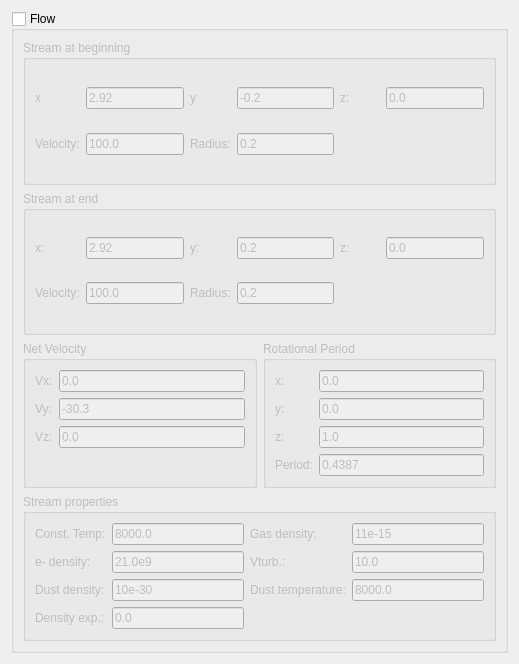
          <widget class="QWidget" name="scrollContentsFlow">
           <property name="geometry">
            <rect>
             <x>0</x>
             <y>-249</y>
             <width>519</width>
             <height>664</height>
            </rect>
           </property>
           <layout class="QVBoxLayout" name="verticalLayout_31">
            <item>
             <widget class="QGroupBox" name="groupFlow">
              <property name="toolTip">
               <string>&lt;html&gt;&lt;head/&gt;&lt;body&gt;&lt;p&gt;It is identical to the stream but lower priority&lt;/p&gt;&lt;/body&gt;&lt;/html&gt;</string>
              </property>
              <property name="title">
               <string>Flow</string>
              </property>
              <property name="checkable">
               <bool>true</bool>
              </property>
              <property name="checked">
               <bool>false</bool>
              </property>
              <layout class="QVBoxLayout" name="verticalLayout_30">
               <item>
                <widget class="QGroupBox" name="groupFlowstart">
                 <property name="title">
                  <string>Stream at beginning</string>
                 </property>
                 <layout class="QGridLayout" name="gridLayout_20">
                  <item row="1" column="2">
                   <widget class="QLabel" name="labelr1fw">
                    <property name="toolTip">
                     <string>&lt;html&gt;&lt;head/&gt;&lt;body&gt;&lt;p&gt;r1fw: Radius of the stream at the beginning [R_sol].&lt;/p&gt;&lt;/body&gt;&lt;/html&gt;</string>
                    </property>
                    <property name="text">
                     <string>Radius:</string>
                    </property>
                   </widget>
                  </item>
                  <item row="0" column="3">
                   <widget class="QLineEdit" name="texty1fw">
                    <property name="text">
                     <string>-0.2</string>
                    </property>
                   </widget>
                  </item>
                  <item row="0" column="0">
                   <widget class="QLabel" name="labelx1fw">
                    <property name="toolTip">
                     <string>&lt;html&gt;&lt;head/&gt;&lt;body&gt;&lt;p&gt;x1fw: Position of the beginning of the stream [R_sol].&lt;/p&gt;&lt;/body&gt;&lt;/html&gt;</string>
                    </property>
                    <property name="text">
                     <string>x</string>
                    </property>
                   </widget>
                  </item>
                  <item row="1" column="1">
                   <widget class="QLineEdit" name="textv1fw">
                    <property name="text">
                     <string>100.0</string>
                    </property>
                   </widget>
                  </item>
                  <item row="1" column="0">
                   <widget class="QLabel" name="labelv1fw">
                    <property name="toolTip">
                     <string>&lt;html&gt;&lt;head/&gt;&lt;body&gt;&lt;p&gt;v1fw: Stream velocity at the beginnig of stream [km/s].&lt;/p&gt;&lt;/body&gt;&lt;/html&gt;</string>
                    </property>
                    <property name="text">
                     <string>Velocity:</string>
                    </property>
                   </widget>
                  </item>
                  <item row="0" column="2">
                   <widget class="QLabel" name="labely1fw">
                    <property name="toolTip">
                     <string>&lt;html&gt;&lt;head/&gt;&lt;body&gt;&lt;p&gt;y1fw: Position of the beginning of the stream [R_sol].&lt;/p&gt;&lt;/body&gt;&lt;/html&gt;</string>
                    </property>
                    <property name="text">
                     <string>y</string>
                    </property>
                   </widget>
                  </item>
                  <item row="1" column="3">
                   <widget class="QLineEdit" name="textr1fw">
                    <property name="text">
                     <string>0.2</string>
                    </property>
                   </widget>
                  </item>
                  <item row="0" column="4">
                   <widget class="QLabel" name="labelz1fw">
                    <property name="toolTip">
                     <string>&lt;html&gt;&lt;head/&gt;&lt;body&gt;&lt;p&gt;z1fw: Position of the beginning of the stream [R_sol].&lt;/p&gt;&lt;/body&gt;&lt;/html&gt;</string>
                    </property>
                    <property name="text">
                     <string>z:</string>
                    </property>
                   </widget>
                  </item>
                  <item row="0" column="6">
                   <widget class="QLineEdit" name="textz1fw">
                    <property name="text">
                     <string>0.0</string>
                    </property>
                   </widget>
                  </item>
                  <item row="0" column="1">
                   <widget class="QLineEdit" name="textx1fw">
                    <property name="text">
                     <string>2.92</string>
                    </property>
                   </widget>
                  </item>
                  <item row="0" column="5">
                   <spacer name="horizontalSpacerz1sm_2">
                    <property name="orientation">
                     <enum>Qt::Horizontal</enum>
                    </property>
                    <property name="sizeHint" stdset="0">
                     <size>
                      <width>40</width>
                      <height>20</height>
                     </size>
                    </property>
                   </spacer>
                  </item>
                 </layout>
                </widget>
               </item>
               <item>
                <widget class="QGroupBox" name="groupFlowend">
                 <property name="title">
                  <string>Stream at end</string>
                 </property>
                 <layout class="QGridLayout" name="gridLayout_21">
                  <item row="0" column="0">
                   <widget class="QLabel" name="labelx2fw">
                    <property name="toolTip">
                     <string>&lt;html&gt;&lt;head/&gt;&lt;body&gt;&lt;p&gt;x2fw:  Position of the beginning of the stream [R_sol].&lt;/p&gt;&lt;/body&gt;&lt;/html&gt;</string>
                    </property>
                    <property name="text">
                     <string>x:</string>
                    </property>
                   </widget>
                  </item>
                  <item row="1" column="0">
                   <widget class="QLabel" name="labelv2fw">
                    <property name="toolTip">
                     <string>&lt;html&gt;&lt;head/&gt;&lt;body&gt;&lt;p&gt;v2fw: Stream velocity at the beginnig of stream [km/s].&lt;/p&gt;&lt;/body&gt;&lt;/html&gt;</string>
                    </property>
                    <property name="text">
                     <string>Velocity:</string>
                    </property>
                   </widget>
                  </item>
                  <item row="0" column="1">
                   <widget class="QLineEdit" name="textx2fw">
                    <property name="text">
                     <string>2.92</string>
                    </property>
                   </widget>
                  </item>
                  <item row="0" column="2">
                   <widget class="QLabel" name="labely2fw">
                    <property name="toolTip">
                     <string>&lt;html&gt;&lt;head/&gt;&lt;body&gt;&lt;p&gt;y2fw:  Position of the beginning of the stream [R_sol].&lt;/p&gt;&lt;/body&gt;&lt;/html&gt;</string>
                    </property>
                    <property name="text">
                     <string>y:</string>
                    </property>
                   </widget>
                  </item>
                  <item row="0" column="6">
                   <widget class="QLineEdit" name="textz2fw">
                    <property name="text">
                     <string>0.0</string>
                    </property>
                   </widget>
                  </item>
                  <item row="1" column="1">
                   <widget class="QLineEdit" name="textv2fw">
                    <property name="text">
                     <string>100.0</string>
                    </property>
                   </widget>
                  </item>
                  <item row="1" column="2">
                   <widget class="QLabel" name="labelr2fw">
                    <property name="toolTip">
                     <string>&lt;html&gt;&lt;head/&gt;&lt;body&gt;&lt;p&gt;r1fw: Radius of the stream at the beginning [R_sol].&lt;/p&gt;&lt;/body&gt;&lt;/html&gt;</string>
                    </property>
                    <property name="text">
                     <string>Radius:</string>
                    </property>
                   </widget>
                  </item>
                  <item row="0" column="3">
                   <widget class="QLineEdit" name="texty2fw">
                    <property name="text">
                     <string>0.2</string>
                    </property>
                   </widget>
                  </item>
                  <item row="1" column="3">
                   <widget class="QLineEdit" name="textr2fw">
                    <property name="text">
                     <string>0.2</string>
                    </property>
                   </widget>
                  </item>
                  <item row="0" column="4">
                   <widget class="QLabel" name="labelz2fw">
                    <property name="toolTip">
                     <string>&lt;html&gt;&lt;head/&gt;&lt;body&gt;&lt;p&gt;z1fw:  Position of the beginning of the stream [R_sol].&lt;/p&gt;&lt;/body&gt;&lt;/html&gt;</string>
                    </property>
                    <property name="text">
                     <string>z:</string>
                    </property>
                   </widget>
                  </item>
                  <item row="0" column="5">
                   <spacer name="horizontalSpacerz2sm_2">
                    <property name="orientation">
                     <enum>Qt::Horizontal</enum>
                    </property>
                    <property name="sizeHint" stdset="0">
                     <size>
                      <width>40</width>
                      <height>20</height>
                     </size>
                    </property>
                   </spacer>
                  </item>
                 </layout>
                </widget>
               </item>
               <item>
                <layout class="QHBoxLayout" name="horizontalLayout_16">
                 <item>
                  <widget class="QGroupBox" name="groupnetvelfw">
                   <property name="toolTip">
                    <string>&lt;html&gt;&lt;head/&gt;&lt;body&gt;&lt;p&gt;Net velocity [km/s] you can use it also to mimic orbital drag or if the center of rotation is not at the center of coordinates.&lt;/p&gt;&lt;/body&gt;&lt;/html&gt;</string>
                   </property>
                   <property name="title">
                    <string>Net Velocity</string>
                   </property>
                   <layout class="QFormLayout" name="formLayout_23">
                    <item row="0" column="0">
                     <widget class="QLabel" name="labelvxfw">
                      <property name="toolTip">
                       <string>&lt;html&gt;&lt;head/&gt;&lt;body&gt;&lt;p&gt;vxfw&lt;/p&gt;&lt;/body&gt;&lt;/html&gt;</string>
                      </property>
                      <property name="text">
                       <string>Vx:</string>
                      </property>
                     </widget>
                    </item>
                    <item row="0" column="1">
                     <widget class="QLineEdit" name="textvxfw">
                      <property name="text">
                       <string>0.0</string>
                      </property>
                     </widget>
                    </item>
                    <item row="2" column="1">
                     <widget class="QLineEdit" name="textvyfw">
                      <property name="text">
                       <string>-30.3</string>
                      </property>
                     </widget>
                    </item>
                    <item row="4" column="1">
                     <widget class="QLineEdit" name="textvzfw">
                      <property name="text">
                       <string>0.0</string>
                      </property>
                     </widget>
                    </item>
                    <item row="2" column="0">
                     <widget class="QLabel" name="labelvyfw">
                      <property name="toolTip">
                       <string>&lt;html&gt;&lt;head/&gt;&lt;body&gt;&lt;p&gt;vyfw&lt;/p&gt;&lt;/body&gt;&lt;/html&gt;</string>
                      </property>
                      <property name="text">
                       <string>Vy:</string>
                      </property>
                     </widget>
                    </item>
                    <item row="4" column="0">
                     <widget class="QLabel" name="labelvzfw">
                      <property name="toolTip">
                       <string>&lt;html&gt;&lt;head/&gt;&lt;body&gt;&lt;p&gt;vzfw&lt;/p&gt;&lt;/body&gt;&lt;/html&gt;</string>
                      </property>
                      <property name="text">
                       <string>Vz:</string>
                      </property>
                     </widget>
                    </item>
                   </layout>
                  </widget>
                 </item>
                 <item>
                  <widget class="QGroupBox" name="groupRotfw">
                   <property name="toolTip">
                    <string>&lt;html&gt;&lt;head/&gt;&lt;body&gt;&lt;p&gt;Rotational vector of stream.&lt;/p&gt;&lt;/body&gt;&lt;/html&gt;</string>
                   </property>
                   <property name="title">
                    <string>Rotational Period</string>
                   </property>
                   <layout class="QFormLayout" name="formLayout_24">
                    <item row="0" column="0">
                     <widget class="QLabel" name="labelxfw">
                      <property name="toolTip">
                       <string>&lt;html&gt;&lt;head/&gt;&lt;body&gt;&lt;p&gt;xfw&lt;/p&gt;&lt;/body&gt;&lt;/html&gt;</string>
                      </property>
                      <property name="text">
                       <string>x:</string>
                      </property>
                     </widget>
                    </item>
                    <item row="0" column="1">
                     <widget class="QLineEdit" name="textxfw">
                      <property name="text">
                       <string>0.0</string>
                      </property>
                     </widget>
                    </item>
                    <item row="2" column="0">
                     <widget class="QLabel" name="labelyfw">
                      <property name="toolTip">
                       <string>&lt;html&gt;&lt;head/&gt;&lt;body&gt;&lt;p&gt;yfw&lt;/p&gt;&lt;/body&gt;&lt;/html&gt;</string>
                      </property>
                      <property name="text">
                       <string>y:</string>
                      </property>
                     </widget>
                    </item>
                    <item row="2" column="1">
                     <widget class="QLineEdit" name="textyfw">
                      <property name="text">
                       <string>0.0</string>
                      </property>
                     </widget>
                    </item>
                    <item row="4" column="0">
                     <widget class="QLabel" name="labelzfw">
                      <property name="toolTip">
                       <string>&lt;html&gt;&lt;head/&gt;&lt;body&gt;&lt;p&gt;zfw&lt;/p&gt;&lt;/body&gt;&lt;/html&gt;</string>
                      </property>
                      <property name="text">
                       <string>z:</string>
                      </property>
                     </widget>
                    </item>
                    <item row="4" column="1">
                     <widget class="QLineEdit" name="textzfw">
                      <property name="text">
                       <string>1.0</string>
                      </property>
                     </widget>
                    </item>
                    <item row="7" column="1">
                     <widget class="QLineEdit" name="textpfw">
                      <property name="text">
                       <string>0.4387</string>
                      </property>
                     </widget>
                    </item>
                    <item row="7" column="0">
                     <widget class="QLabel" name="labelpfw">
                      <property name="toolTip">
                       <string>&lt;html&gt;&lt;head/&gt;&lt;body&gt;&lt;p&gt;pfw: Rotational period of stream in days.&lt;/p&gt;&lt;/body&gt;&lt;/html&gt;</string>
                      </property>
                      <property name="text">
                       <string>Period:</string>
                      </property>
                     </widget>
                    </item>
                   </layout>
                  </widget>
                 </item>
                </layout>
               </item>
               <item>
                <widget class="QGroupBox" name="groupFlowProp">
                 <property name="toolTip">
                  <string>&lt;html&gt;&lt;head/&gt;&lt;body&gt;&lt;p&gt;Temperature and density of the flow.&lt;/p&gt;&lt;/body&gt;&lt;/html&gt;</string>
                 </property>
                 <property name="title">
                  <string>Stream properties</string>
                 </property>
                 <layout class="QGridLayout" name="gridLayout_22">
                  <item row="1" column="3">
                   <widget class="QLineEdit" name="textvtrbfw">
                    <property name="text">
                     <string>10.0</string>
                    </property>
                   </widget>
                  </item>
                  <item row="0" column="3">
                   <widget class="QLineEdit" name="textdensfw">
                    <property name="text">
                     <string>11e-15</string>
                    </property>
                   </widget>
                  </item>
                  <item row="0" column="0">
                   <widget class="QLabel" name="labeltempfw">
                    <property name="toolTip">
                     <string>&lt;html&gt;&lt;head/&gt;&lt;body&gt;&lt;p&gt;tempfw: Temperature [K], constant along the stream.&lt;/p&gt;&lt;/body&gt;&lt;/html&gt;</string>
                    </property>
                    <property name="text">
                     <string>Const. Temp:</string>
                    </property>
                   </widget>
                  </item>
                  <item row="2" column="3">
                   <widget class="QLineEdit" name="textdsttfw">
                    <property name="text">
                     <string>8000.0</string>
                    </property>
                   </widget>
                  </item>
                  <item row="2" column="0">
                   <widget class="QLabel" name="labeldstdfw">
                    <property name="toolTip">
                     <string>&lt;html&gt;&lt;head/&gt;&lt;body&gt;&lt;p&gt;dstdfw: Dust density [g/cm&lt;span style=&quot; vertical-align:super;&quot;&gt;3&lt;/span&gt;], it changes along the stream like the gas density.&lt;/p&gt;&lt;/body&gt;&lt;/html&gt;</string>
                    </property>
                    <property name="text">
                     <string>Dust density:</string>
                    </property>
                   </widget>
                  </item>
                  <item row="1" column="0">
                   <widget class="QLabel" name="labelanefw">
                    <property name="toolTip">
                     <string>&lt;html&gt;&lt;head/&gt;&lt;body&gt;&lt;p&gt;anefw: Electron number density at the beginning, similar to the density but if ielnd=1 then it is overriden by the calculation from the state quantities.&lt;/p&gt;&lt;/body&gt;&lt;/html&gt;</string>
                    </property>
                    <property name="text">
                     <string>e- density:</string>
                    </property>
                   </widget>
                  </item>
                  <item row="2" column="2">
                   <widget class="QLabel" name="labeldsttfw">
                    <property name="toolTip">
                     <string>&lt;html&gt;&lt;head/&gt;&lt;body&gt;&lt;p&gt;dsttfw: Dust temperature [K], constant along the stream.&lt;/p&gt;&lt;/body&gt;&lt;/html&gt;</string>
                    </property>
                    <property name="text">
                     <string>Dust temperature:</string>
                    </property>
                   </widget>
                  </item>
                  <item row="0" column="1">
                   <widget class="QLineEdit" name="texttempfw">
                    <property name="text">
                     <string>8000.0</string>
                    </property>
                   </widget>
                  </item>
                  <item row="1" column="1">
                   <widget class="QLineEdit" name="textanefw">
                    <property name="text">
                     <string>21.0e9</string>
                    </property>
                   </widget>
                  </item>
                  <item row="0" column="2">
                   <widget class="QLabel" name="labeldensfw">
                    <property name="toolTip">
                     <string>&lt;html&gt;&lt;head/&gt;&lt;body&gt;&lt;p&gt;densfw: Is density at the beginning and scales along the stream to satisfy the continuity equation:&lt;/p&gt;&lt;p&gt;density=densfw*v1fw*r1fw**2/(vfw*rfw**2)*exp(t/rsol*edenfw) where t is distance along the stream.&lt;/p&gt;&lt;/body&gt;&lt;/html&gt;</string>
                    </property>
                    <property name="text">
                     <string>Gas density:</string>
                    </property>
                   </widget>
                  </item>
                  <item row="1" column="2">
                   <widget class="QLabel" name="labelvtrbfw">
                    <property name="toolTip">
                     <string>&lt;html&gt;&lt;head/&gt;&lt;body&gt;&lt;p&gt;vtrbfw: Microturbulence velocity [km/s].&lt;/p&gt;&lt;/body&gt;&lt;/html&gt;</string>
                    </property>
                    <property name="text">
                     <string>Vturb.:</string>
                    </property>
                   </widget>
                  </item>
                  <item row="2" column="1">
                   <widget class="QLineEdit" name="textdstdfw">
                    <property name="text">
                     <string>10e-30</string>
                    </property>
                   </widget>
                  </item>
                  <item row="3" column="0">
                   <widget class="QLabel" name="labeledenfw">
                    <property name="toolTip">
                     <string>&lt;html&gt;&lt;head/&gt;&lt;body&gt;&lt;p&gt;edenfw: Density dependence exponent to enable the modeling of additional phenomena.&lt;/p&gt;&lt;/body&gt;&lt;/html&gt;</string>
                    </property>
                    <property name="text">
                     <string>Density exp.:</string>
                    </property>
                   </widget>
                  </item>
                  <item row="3" column="1">
                   <widget class="QLineEdit" name="textedenfw">
                    <property name="text">
                     <string>0.0</string>
                    </property>
                   </widget>
                  </item>
                 </layout>
                </widget>
               </item>
              </layout>
             </widget>
            </item>
           </layout>
          </widget>
